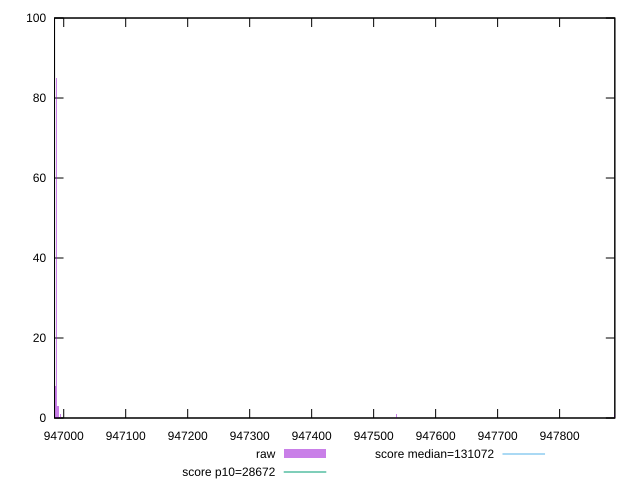

The gnuplot source for this figure:
reset

$raw <<EOF
947536.4431557809 1
947888.9500630322 1
946988.5709746314 85
946990.6945102173 3
946986.4474390455 8
946994.9415813889 1
946984.3239034597 1
EOF

set key outside below
set boxwidth 2.123535585850919
set xrange [946985.1780750002:947889.0695277777]
set yrange [0:100]
set trange [0:100]
set style fill transparent solid 0.5 noborder

set parametric
set terminal svg size 640, 490 enhanced background rgb 'white'
set output "report/report_00029_2021-02-24T13-36-40.390Z/uses-long-cache-ttl/samples/astro/raw/histogram.svg"

plot $raw title "raw" with boxes, \
     28672,t title "score p10=28672", \
     131072,t title "score median=131072"

reset
